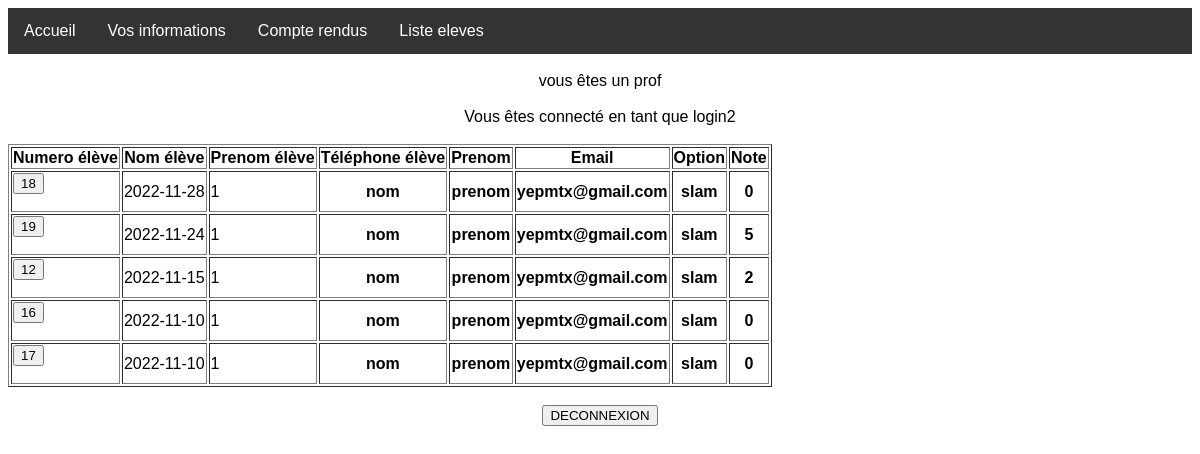
Page /accueil.php (signed in) on the committed database.
### tables this page shows
CREATE TABLE `cr` (
  `num` bigint(20) NOT NULL,
  `date` date DEFAULT NULL,
  `description` text DEFAULT NULL,
  `vu` tinyint(1) DEFAULT NULL,
  `num_utilisateur` int(10) NOT NULL,
  `datetime` datetime DEFAULT NULL,
  `note` int(1) NOT NULL
);

CREATE TABLE `utilisateur` (
  `num` int(10) NOT NULL,
  `nom` varchar(100) DEFAULT NULL,
  `prenom` varchar(100) DEFAULT NULL,
  `tel` int(20) DEFAULT NULL,
  `login` varchar(100) DEFAULT NULL,
  `motdepasse` varchar(100) DEFAULT NULL,
  `type` int(1) DEFAULT NULL,
  `email` varchar(100) DEFAULT NULL,
  `option` int(1) NOT NULL,
  `num_stage` int(10) DEFAULT NULL,
  `naissance` date DEFAULT NULL
);

### accueil.php (the view, shortened to what this page needs)
<html>
<head> <link href="style.css" media="all" rel="stylesheet" type="text/css"/> </head>
<body>
<?php
include '_conf.php';
if (isset($_SESSION["login"]))
    {
        if($_SESSION["type"]==0)
        {
          ?>
         <ul class="nav">
        <li><a href="accueil.php">Accueil</a></li>
        <li><a href="perso.php">Vos informations</a></li>
        <li><a href="cr.php">Compte rendus</a></li>
        <li><a href="ccr.php">Nouveau compte-rendu</a></li>
        </ul>
            <?php
            echo "<head><title>Accueil</title></head><body><br>Bienvenue sur le compte élève <br> <br>";
            echo "Vous êtes connecté en tant que ".$_SESSION["login"]."<br> <br>";
           echo "<FORM method='post' action='index.php'> <button type=submit name='deco'> DECONNEXION </button> </form>";
        }
        else
        {
?>
              <ul class="nav">
        <li><a href="accueil.php">Accueil</a></li>
        <li><a href="perso.php">Vos informations</a></li>
        <li><a href="cr.php">Compte rendus</a></li>
        <li><a href="listeeleves.php">Liste eleves</a></li>
        </ul> </html>
<?php
            echo "vous êtes un prof<br>";
            echo "Vous êtes connecté en tant que ".$_SESSION["login"]."<br> <br>";
            echo "<table border=1><tr>
                  <th> Numero élève </th>
                  <th> Nom élève </th>
                  <th> Prenom élève </th>
                  <th> Téléphone élève </th>
                  <th> Prenom </th>
                  <th> Email </th>
                  <th> Option </th>
                  <th> Note </th></tr>";
            if($connexion = mysqli_connect($serveurBDD,$userBDD,$mdpBDD,$nomBDD))
            {
                $requete="SELECT cr.num AS `numCR`, `date`, utilisateur.num AS `numutilisateur`, nom, prenom, email, utilisateur.option,cr.note FROM cr,utilisateur WHERE utilisateur.num = cr.num_utilisateur ORDER BY `date` DESC , cr.num ASC LIMIT 5;";
                $resultat = mysqli_query($connexion, $requete);
                while($donnees = mysqli_fetch_assoc($resultat))
                {
                    $num=$donnees['numCR'];
                    $date=$donnees['date'];
                    $numutilisateur=$donnees['numutilisateur'];
                    $note=$donnees['note'];
                    echo "<tr><td><FORM method='post' action='cr.php' ><button type=submit name='compte' >$num </button></FORM></td>
                    <td> $date </td>
                    <td>$numutilisateur</td>";
                        $nom=$donnees['nom'];
                        $prenom=$donnees['prenom'];
                        $email=$donnees['email'];
                        if ($donnees['option']==1)
                        {
                        $option="slam";
                        }
                        else
                        {
                        $option="sisr";
                        }
                    echo "<th> $nom </th>
                    <th>$prenom</th>
                    <th>$email</th>
                    <th>$option</th>
                    <th>$note</th></tr>";
                }
            }
            echo "</table><br>";
            echo "<FORM method='post' action='index.php'> <button type=submit name='deco'> DECONNEXION </button> </FORM>";
        }
    }
?>

### style.css (style rules this page uses)
ul.nav { list-style-type: none; margin: 0; padding: 0; overflow: hidden; background-color: #333; }
.nav li { float: left; }
.nav li a { display: block; color: white; text-align: center; padding: 14px 16px; text-decoration: none; }
* { box-sizing: border-box; }
body { font-family: Arial, sans-serif; text-align: center; }
a, a:link, a:visited, a:active { color: #3ca9e2; -webkit-transition: all 0.2s ease; transition: all 0.2s ease; }

### rows in the picture
cr: num "18", date "2022-11-28", num_utilisateur.num "1", num_utilisateur.nom "nom", num_utilisateur.prenom "prenom", num_utilisateur.email "yepmtx@gmail.com", num_utilisateur.option "slam", note "0"
cr: num "19", date "2022-11-24", num_utilisateur.num "1", num_utilisateur.nom "nom", num_utilisateur.prenom "prenom", num_utilisateur.email "yepmtx@gmail.com", num_utilisateur.option "slam", note "5"
cr: num "12", date "2022-11-15", num_utilisateur.num "1", num_utilisateur.nom "nom", num_utilisateur.prenom "prenom", num_utilisateur.email "yepmtx@gmail.com", num_utilisateur.option "slam", note "2"
cr: num "16", date "2022-11-10", num_utilisateur.num "1", num_utilisateur.nom "nom", num_utilisateur.prenom "prenom", num_utilisateur.email "yepmtx@gmail.com", num_utilisateur.option "slam", note "0"
cr: num "17", date "2022-11-10", num_utilisateur.num "1", num_utilisateur.nom "nom", num_utilisateur.prenom "prenom", num_utilisateur.email "yepmtx@gmail.com", num_utilisateur.option "slam", note "0"

### other values in the picture
$_SESSION["login"] "login2"
